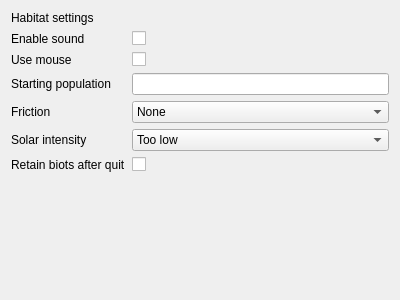
<?xml version="1.0" encoding="UTF-8"?>
<ui version="4.0">
 <class>SettingsHabitat</class>
 <widget class="QWidget" name="SettingsHabitat">
  <property name="geometry">
   <rect>
    <x>0</x>
    <y>0</y>
    <width>400</width>
    <height>300</height>
   </rect>
  </property>
  <property name="windowTitle">
   <string>Form</string>
  </property>
  <layout class="QVBoxLayout" name="verticalLayout">
   <item>
    <widget class="QLabel" name="label">
     <property name="text">
      <string>Habitat settings</string>
     </property>
    </widget>
   </item>
   <item>
    <layout class="QFormLayout" name="formLayout">
     <item row="0" column="0">
      <widget class="QLabel" name="label_2">
       <property name="text">
        <string>Enable sound</string>
       </property>
      </widget>
     </item>
     <item row="1" column="0">
      <widget class="QLabel" name="label_3">
       <property name="text">
        <string>Use mouse</string>
       </property>
      </widget>
     </item>
     <item row="2" column="0">
      <widget class="QLabel" name="label_4">
       <property name="text">
        <string>Starting population</string>
       </property>
      </widget>
     </item>
     <item row="3" column="0">
      <widget class="QLabel" name="label_5">
       <property name="text">
        <string>Friction</string>
       </property>
      </widget>
     </item>
     <item row="4" column="0">
      <widget class="QLabel" name="label_6">
       <property name="text">
        <string>Solar intensity</string>
       </property>
      </widget>
     </item>
     <item row="0" column="1">
      <widget class="QCheckBox" name="soundCheckBox">
       <property name="text">
        <string/>
       </property>
      </widget>
     </item>
     <item row="1" column="1">
      <widget class="QCheckBox" name="mouseCheckBox">
       <property name="text">
        <string/>
       </property>
      </widget>
     </item>
     <item row="3" column="1">
      <widget class="QComboBox" name="frictionComboBox">
       <item>
        <property name="text">
         <string>None</string>
        </property>
       </item>
       <item>
        <property name="text">
         <string>Slight</string>
        </property>
       </item>
       <item>
        <property name="text">
         <string>Moderate</string>
        </property>
       </item>
       <item>
        <property name="text">
         <string>High</string>
        </property>
       </item>
       <item>
        <property name="text">
         <string>Rigid</string>
        </property>
       </item>
      </widget>
     </item>
     <item row="4" column="1">
      <widget class="QComboBox" name="solarComboBox">
       <item>
        <property name="text">
         <string>Too low</string>
        </property>
       </item>
       <item>
        <property name="text">
         <string>Low</string>
        </property>
       </item>
       <item>
        <property name="text">
         <string>Normal</string>
        </property>
       </item>
       <item>
        <property name="text">
         <string>High</string>
        </property>
       </item>
       <item>
        <property name="text">
         <string>High noon</string>
        </property>
       </item>
      </widget>
     </item>
     <item row="2" column="1">
      <widget class="QLineEdit" name="populationLineEdit"/>
     </item>
     <item row="5" column="0">
      <widget class="QLabel" name="label_7">
       <property name="text">
        <string>Retain biots after quit</string>
       </property>
      </widget>
     </item>
     <item row="5" column="1">
      <widget class="QCheckBox" name="saveOnQuit">
       <property name="text">
        <string/>
       </property>
      </widget>
     </item>
    </layout>
   </item>
   <item>
    <spacer name="verticalSpacer">
     <property name="orientation">
      <enum>Qt::Vertical</enum>
     </property>
     <property name="sizeHint" stdset="0">
      <size>
       <width>20</width>
       <height>40</height>
      </size>
     </property>
    </spacer>
   </item>
  </layout>
 </widget>
 <resources/>
 <connections/>
</ui>
